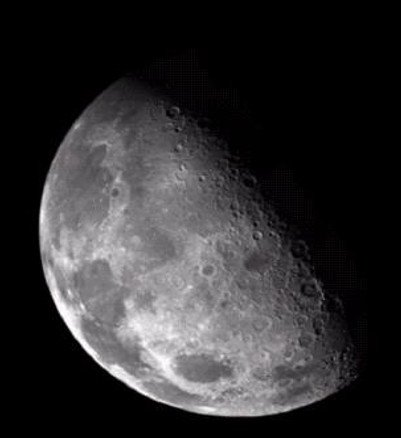
#> input picture Lab 07/Image/moon.jpg, 401 x 438 px, found by its file name
$ jupyter execute 'ARTI403_Lab7(A)_2240007157.ipynb'   (older library calls are emulated)
#> lines starting #> are read from the running program, lines starting #| are printed output that depends on the picture
# **Lab 7(A) - Laplacian Filter**

### Name: Abdullah Alnaji
### ID: 2240007157
The Laplacian is a second-order derivative that highlights rapid intensity changes (edges). Combining it with the original image gives a sharper image (sharpening).

[cell 1]
import cv2
import numpy as np
from matplotlib import pyplot as plt

plt.rc('text', usetex=False)

## 1) Laplacian Filter with a Manual Kernel

**Important fixes to the original code:**
- `img + laplacian_abs` on `uint8` causes *overflow* (wrap-around) and produces wrong values, so we convert to `float` and `clip` to 0-255.
- A kernel with a **negative** center (-4) means the correct sharpening is `g = f - Laplacian` (not addition). With a positive-center kernel we use `g = f + Laplacian`.
- The **signed** Laplacian (before abs) is used for the combination; abs is only for display.

[cell 2]
imgFile = "moon.jpg"
img = cv2.imread(imgFile, 0)
#> img: shape (438, 401); min 0, max 255, mean 47.6
assert img is not None, "moon.jpg not found - upload it next to the notebook"

# Standard kernel (4-neighbors) - negative center
manual_kernel = np.array([
    [0,  1, 0],
    [1, -4, 1],
    [0,  1, 0]
], dtype=np.float32)

# Signed Laplacian (contains negative values)
lap = cv2.filter2D(img, cv2.CV_64F, manual_kernel)
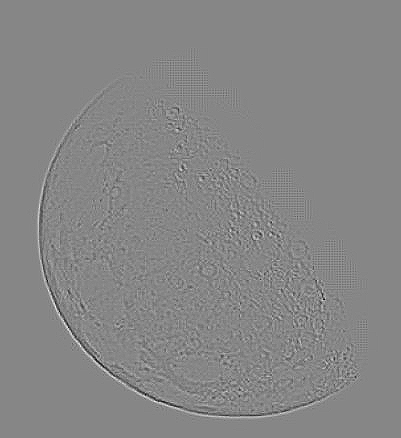
#> lap: shape (438, 401) float64; min -123, max 110, mean 0; drawn with min black and max white

# For display only
lap_abs = cv2.convertScaleAbs(lap)
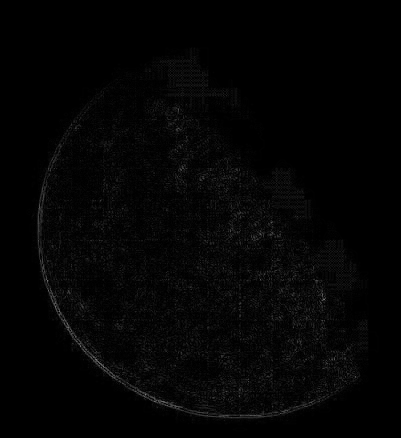
#> lap_abs: shape (438, 401); min 0, max 123, mean 4.1

# Correct combination: negative center => subtract
sharp = np.clip(img.astype(np.float64) - lap, 0, 255).astype(np.uint8)

plt.figure(figsize=(12, 10))
plt.subplot(221), plt.imshow(img, cmap='gray'), plt.title('Original Image'), plt.axis('off')
plt.subplot(222), plt.imshow(lap, cmap='gray'), plt.title('Laplacian Image (signed)'), plt.axis('off')
plt.subplot(223), plt.imshow(lap_abs, cmap='gray'), plt.title('Laplacian |abs| (display only)'), plt.axis('off')
plt.subplot(224), plt.imshow(sharp, cmap='gray'), plt.title('Sharpened = f - Laplacian'), plt.axis('off')
plt.tight_layout(); plt.show()
#> after `plt.tight_layout()`:
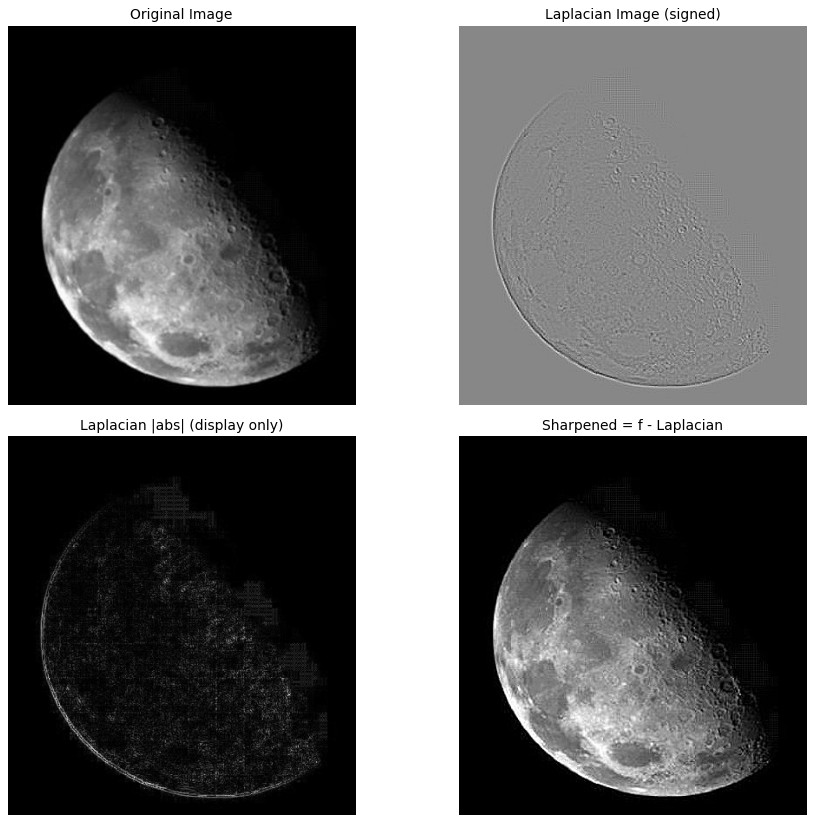
#> figure drawn by matplotlib, 4 panels

## 2) Alternative Kernel (8-neighbors) - also detects diagonal edges

[cell 3]
kernel8 = np.array([
    [1,  1, 1],
    [1, -8, 1],
    [1,  1, 1]
], dtype=np.float32)

lap8 = cv2.filter2D(img, cv2.CV_64F, kernel8)
sharp8 = np.clip(img.astype(np.float64) - lap8, 0, 255).astype(np.uint8)
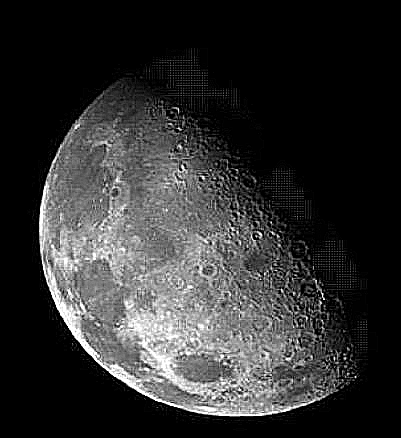
#> sharp8: shape (438, 401); min 0, max 255, mean 48.7

plt.figure(figsize=(15, 5))
plt.subplot(131), plt.imshow(img, cmap='gray'), plt.title('Original'), plt.axis('off')
plt.subplot(132), plt.imshow(sharp, cmap='gray'), plt.title('Sharpened (4-neighbors)'), plt.axis('off')
plt.subplot(133), plt.imshow(sharp8, cmap='gray'), plt.title('Sharpened (8-neighbors)'), plt.axis('off')
plt.tight_layout(); plt.show()

## 3) Built-in `cv2.Laplacian` (with Gaussian Blur to reduce noise)

The Laplacian is very sensitive to noise (second derivative), so we smooth the image first. `cv2.Laplacian` with `ksize=1` uses the same kernel (0,1,0 / 1,-4,1 / 0,1,0), so the combination is again a subtraction.

[cell 4]
blurred = cv2.GaussianBlur(img, (3, 3), 0)

laplacian = cv2.Laplacian(blurred, cv2.CV_64F, ksize=1)
laplacian_8bit = cv2.convertScaleAbs(laplacian)

# Combine with the original image (subtract because the kernel center is negative)
final2 = np.clip(img.astype(np.float64) - laplacian, 0, 255).astype(np.uint8)

plt.figure(figsize=(12, 10))
plt.subplot(221), plt.imshow(img, cmap='gray'), plt.title('Original Image'), plt.axis('off')
plt.subplot(222), plt.imshow(laplacian, cmap='gray'), plt.title('Laplacian of Blurred'), plt.axis('off')
plt.subplot(223), plt.imshow(laplacian_8bit, cmap='gray'), plt.title('Convert with Abs Scale'), plt.axis('off')
plt.subplot(224), plt.imshow(final2, cmap='gray'), plt.title('Final Image'), plt.axis('off')
plt.tight_layout(); plt.show()

## 4) Sharpening Strength and the Overflow Bug

[cell 5]
# Wrong way (uint8 wrap-around) vs. correct way
wrong = img + lap_abs          # overflow on uint8
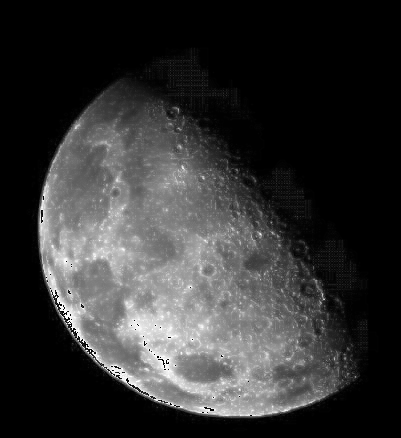
#> wrong: shape (438, 401); min 0, max 255, mean 50.9
right = sharp

plt.figure(figsize=(12, 5))
plt.subplot(121), plt.imshow(wrong, cmap='gray'), plt.title('img + |lap| (uint8) - WRONG'), plt.axis('off')
plt.subplot(122), plt.imshow(right, cmap='gray'), plt.title('clip(img - lap) - CORRECT'), plt.axis('off')
plt.tight_layout(); plt.show()

# Control sharpening strength: g = f - c * Laplacian
plt.figure(figsize=(15, 4))
for i, c in enumerate([0.5, 1, 1.5, 2]):
    g = np.clip(img.astype(np.float64) - c * lap, 0, 255).astype(np.uint8)
    plt.subplot(1, 4, i+1), plt.imshow(g, cmap='gray'), plt.title(f'c = {c}'), plt.axis('off')
plt.tight_layout(); plt.show()
#> after `plt.tight_layout()`:
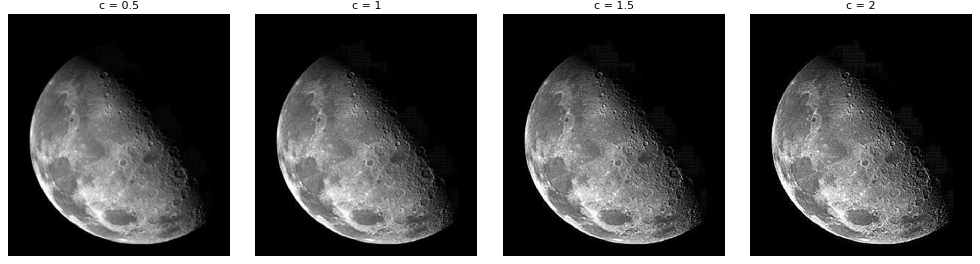
#> figure drawn by matplotlib, 4 panels
